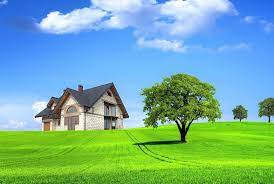
#> input picture nature.jpeg, 274 x 184 px, found by its file name
$ jupyter execute Quiz_1.ipynb
#> lines starting #> are read from the running program, lines starting #| are printed output that depends on the picture
<a href="https://colab.research.google.com/github/minhhieu9800/mse_divp/blob/main/Quiz_1.ipynb" target="_parent"></a>

Họ tên: Nguyễn Minh Hiếu </br>
Mã học viên: 22MSE23062 </br>
Email: hieu22mse23062@fsb.edu.vn

# 1. Read a color image from the Internet (i.e., nature.jpg). Display its red, green and blue component separately

[cell 1]
import cv2
import urllib.request
import numpy as np
import matplotlib.pyplot as plt
from google.colab.patches import cv2_imshow

url = 'https://minhhieu9800.github.io/mse_divp/nature.jpeg'

# read color image
with urllib.request.urlopen(url) as url_response:
    img_array = np.asarray(bytearray(url_response.read()), dtype=np.uint8)
    img = cv2.imdecode(img_array, cv2.IMREAD_COLOR)
#> img is the input picture: shape (184, 274, 3); mean B, G, R 158.3, 175.6, 117.4

# split into color channels
b, g, r = cv2.split(img)

# display each channel separately
plt.figure(figsize=(12, 12))

plt.subplot(1, 4, 1)
plt.imshow(cv2.cvtColor(img, cv2.COLOR_BGR2RGB))
plt.title('Original Image')

plt.subplot(1, 4, 2)
plt.imshow(cv2.cvtColor(r, cv2.COLOR_BGR2RGB))
plt.title('Red component')

plt.subplot(1, 4, 3)
plt.imshow(cv2.cvtColor(g, cv2.COLOR_BGR2RGB))
plt.title('Green component')

plt.subplot(1, 4, 4)
plt.imshow(cv2.cvtColor(b, cv2.COLOR_BGR2RGB))
plt.title('Blue component')

plt.show()
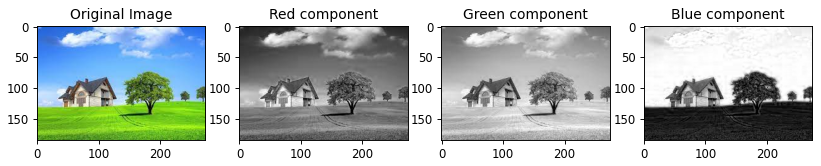
#> figure drawn by matplotlib, 4 panels

# 2. Swap the red and the blue component of the input image to create a new image (BGR), and save the new image into a new file

[cell 2]
import cv2
import urllib.request
import numpy as np
import matplotlib.pyplot as plt
from google.colab.patches import cv2_imshow

# read input image
url = 'https://minhhieu9800.github.io/mse_divp/nature.jpeg'

# read color image
with urllib.request.urlopen(url) as url_response:
    img_array = np.asarray(bytearray(url_response.read()), dtype=np.uint8)
    img = cv2.imdecode(img_array, cv2.IMREAD_COLOR)

# swap red and blue channels
bgr_img = cv2.cvtColor(img, cv2.COLOR_RGB2BGR)

# display image and histograms
plt.figure(figsize=(10, 10))

plt.subplot(2, 2, 1)
plt.imshow(cv2.cvtColor(img, cv2.COLOR_BGR2RGB))
plt.title('RGB Image')

plt.subplot(2, 2, 2)
plt.imshow(cv2.cvtColor(bgr_img, cv2.COLOR_BGR2RGB))
plt.title('BGR Image')


plt.show()
#> figure, not shown here; B, G, R data is drawn as R, G, B


# save new image
cv2.imwrite('output_image_ex2.jpg', bgr_img)
#> Out = True

# 3. Try to make the image brighter or darker using add a constant or gamma correction. Values are optional.

[cell 3]
import cv2
import urllib.request
import numpy as np
import matplotlib.pyplot as plt
from google.colab.patches import cv2_imshow

# read input image
url = 'https://minhhieu9800.github.io/mse_divp/nature.jpeg'

# read color image
with urllib.request.urlopen(url) as url_response:
    img_array = np.asarray(bytearray(url_response.read()), dtype=np.uint8)
    img = cv2.imdecode(img_array, cv2.IMREAD_COLOR)

brightness = 69 # change this value to make the image brighter or darker
brighter_img = np.clip(img.astype(np.int16) + brightness, 0, 255).astype(np.uint8)

# display image and histograms
plt.figure(figsize=(10, 10))

plt.subplot(2, 2, 1)
plt.imshow(cv2.cvtColor(img, cv2.COLOR_BGR2RGB))
plt.title('Original Image')

plt.subplot(2, 2, 2)
plt.imshow(cv2.cvtColor(brighter_img, cv2.COLOR_BGR2RGB))
plt.title('Brighter Image')


plt.show()
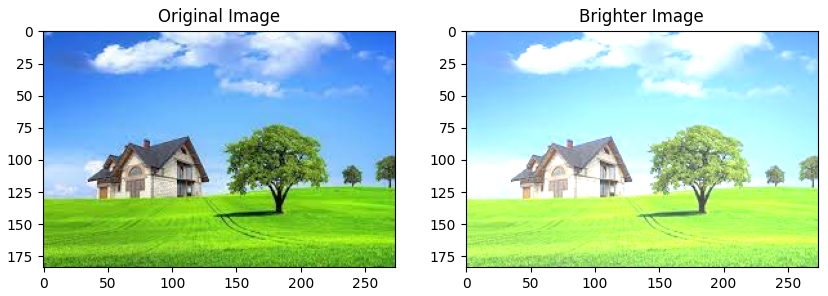
#> figure drawn by matplotlib, 2 panels

# save new image
cv2.imwrite('output_image_ex3.jpg', brighter_img)
#> Out = True

# 4. Display the image and its histogram in color and grayscale.

[cell 4]
import cv2
import urllib.request
import numpy as np
import matplotlib.pyplot as plt
from google.colab.patches import cv2_imshow

# read input image
url = 'https://minhhieu9800.github.io/mse_divp/nature.jpeg'

# read color image
with urllib.request.urlopen(url) as url_response:
    img_array = np.asarray(bytearray(url_response.read()), dtype=np.uint8)
    img = cv2.imdecode(img_array, cv2.IMREAD_COLOR)

# convert image to grayscale
gray_img = cv2.cvtColor(img, cv2.COLOR_BGR2GRAY)
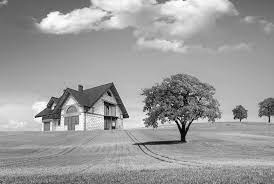
#> gray_img: shape (184, 274); min 1, max 254, mean 156.2

# calculate histograms for color and grayscale images
color_hist = cv2.calcHist([img], [0, 1, 2], None, [256, 256, 256], [0, 256, 0, 256, 0, 256])
gray_hist = cv2.calcHist([gray_img], [0], None, [256], [0, 256])
#> gray_hist = 256 values, max 970 at index 173, min 0 at index 0, mean 196.9

# display image and histograms
plt.figure(figsize=(10, 10))

plt.subplot(2, 2, 1)
plt.imshow(cv2.cvtColor(img, cv2.COLOR_BGR2RGB))
plt.title('Color Image')

plt.subplot(2, 2, 2)
plt.plot(color_hist.reshape(-1,))
plt.title('Color Histogram')

plt.subplot(2, 2, 3)
plt.imshow(gray_img, cmap='gray')
plt.title('Grayscale Image')

plt.subplot(2, 2, 4)
plt.plot(gray_hist.reshape(-1,))
plt.title('Grayscale Histogram')

plt.show()
#> figure, not shown here; panel 2: curve peaks at x = 16693101, y = 82; panel 4: curve peaks at x = 173, y = 970

# 5. With grayscale image, do three different actions:
- flip left to right
- rotate clockwise 180 degrees
- crop ½ central of the image

[cell 5]
import cv2
import urllib.request
import numpy as np
import matplotlib.pyplot as plt
from google.colab.patches import cv2_imshow

# read input image
url = 'https://minhhieu9800.github.io/mse_divp/nature.jpeg'

# read color image
with urllib.request.urlopen(url) as url_response:
    img_array = np.asarray(bytearray(url_response.read()), dtype=np.uint8)
    img = cv2.imdecode(img_array, cv2.IMREAD_GRAYSCALE)
#> img: shape (184, 274)

# flip image left to right
flipped_img = cv2.flip(img, 1)

# rotate image clockwise 180 degrees
rotated_img = cv2.rotate(img, cv2.ROTATE_180)
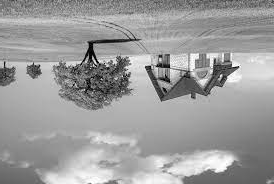
#> rotated_img: shape (184, 274); min 0, max 255, mean 156.2

print(img.shape)
#| (184, 274)

# crop image 1/2 central region
height, width = img.shape
#> height = 184; width = 274
crop_img = img[int(height/4):int(3*height/4), int(width/4):int(3*width/4)]
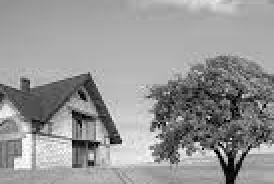
#> crop_img: shape (92, 137) (shown 2 times larger); min 0, max 255, mean 150

# display original and modified images
plt.figure(figsize=(10, 10))

plt.subplot(2, 2, 1)
plt.imshow(img, cmap='gray')
plt.title('Original Image')

plt.subplot(2, 2, 2)
plt.imshow(flipped_img, cmap='gray')
plt.title('Flipped Image')

plt.subplot(2, 2, 3)
plt.imshow(rotated_img, cmap='gray')
plt.title('Rotated Image')

plt.subplot(2, 2, 4)
plt.imshow(crop_img, cmap='gray')
plt.title('Cropped Image')

plt.show()


# save new images
cv2.imwrite('flipped_image_ex5.jpg', flipped_img)
cv2.imwrite('rotated_image_ex5.jpg', rotated_img)
cv2.imwrite('crop_image_ex5.jpg', crop_img)
#> Out = True

# 6. Quantize the grayscale using 2 bits, 4 bits, 6 bits and 8 bits. Visualize the effect of the operations.

[cell 6]
import cv2
import urllib.request
import numpy as np
import matplotlib.pyplot as plt
from google.colab.patches import cv2_imshow

# read input image
url = 'https://minhhieu9800.github.io/mse_divp/nature.jpeg'

# read grayscale image
with urllib.request.urlopen(url) as url_response:
    img_array = np.asarray(bytearray(url_response.read()), dtype=np.uint8)
    img_gray = cv2.imdecode(img_array, cv2.IMREAD_GRAYSCALE)


# Define the number of bits for quantization
num_bits = [2, 4, 6, 8]

# Define the figure size and subplot layout
fig = plt.figure(figsize=(12, 4))
rows = 1
cols = len(num_bits) + 1

# Plot the original grayscale image in the first subplot
plt.subplot(rows, cols, 1)
plt.imshow(img_gray, cmap='gray')
plt.title('Original')

# Loop over the number of bits and apply quantization
for i, n in enumerate(num_bits):
    # Calculate the maximum pixel value for this bit depth
    max_val = 2**n - 1

    # Quantize the image to the given bit depth
    img_quantized = np.floor_divide(img_gray, 256//max_val) * (256//max_val)

    # Convert the quantized image back to uint8
    img_quantized = img_quantized.astype(np.uint8)

    # Plot the quantized image in the corresponding subplot
    plt.subplot(rows, cols, i+2)
    plt.imshow(img_quantized, cmap='gray')
    plt.title(str(n) + ' bits')
#> this loop made 4 passes
#> pass 1, `img_quantized = np.floor_divide(img_gray, 256//max_val) * (256//max_val)`:
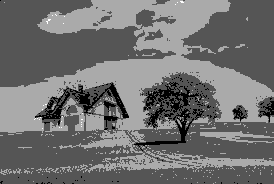
#> img_quantized: shape (184, 274); min 0, max 255, mean 112.3

# Show the figure
plt.tight_layout()
plt.show()

# 7. Perform histogram equalization (global and local) for grayscale and color images. Display the original and equalized ones.

## Grayscale image

[cell 7]
import cv2
import numpy as np
import urllib.request
import matplotlib.pyplot as plt
from google.colab.patches import cv2_imshow

# read input image
url = 'https://minhhieu9800.github.io/mse_divp/nature.jpeg'

# read grayscale image
with urllib.request.urlopen(url) as url_response:
    img_array = np.asarray(bytearray(url_response.read()), dtype=np.uint8)
#> img_array = 7930 values, max 255 at index 0, min 0 at index 4, mean 120.9
    img_gray = cv2.imdecode(img_array, cv2.IMREAD_GRAYSCALE)

# Global histogram equalization
img_eq_global = cv2.equalizeHist(img_gray)

# Local histogram equalization
clahe = cv2.createCLAHE(clipLimit=2.0, tileGridSize=(8,8))
img_eq_local = clahe.apply(img_gray)

# Display original and equalized images
plt.figure(figsize=(12, 12))

plt.subplot(1, 3, 1)
plt.imshow(img_gray, cmap='gray')
plt.title('Gray Image')

plt.subplot(1, 3, 2)
plt.imshow(img_eq_global, cmap='gray')
plt.title('Global histogram equalization')

plt.subplot(1, 3, 3)
plt.imshow(img_eq_local, cmap='gray')
plt.title('Local histogram equalization')

plt.show()

## Color image

[cell 8]
import cv2
import numpy as np
import urllib.request
import matplotlib.pyplot as plt
from google.colab.patches import cv2_imshow

# read input image
url = 'https://minhhieu9800.github.io/mse_divp/nature.jpeg'

# read color image
with urllib.request.urlopen(url) as url_response:
    img_array = np.asarray(bytearray(url_response.read()), dtype=np.uint8)
    img_color = cv2.imdecode(img_array, cv2.IMREAD_COLOR)

## Global
# Convert to HSV color space
img_hsv = cv2.cvtColor(img_color, cv2.COLOR_BGR2HSV)
#> img_hsv: shape (184, 274, 3); mean H, S, V 79.2, 152.4, 214.2

# Equalize value channel
img_hsv[:,:,2] = cv2.equalizeHist(img_hsv[:,:,2])
#> img_hsv: shape (184, 274, 3); mean H, S, V 79.2, 152.4, 131.3

# Convert back to RGB color space
img_eq_global = cv2.cvtColor(img_hsv, cv2.COLOR_HSV2BGR)
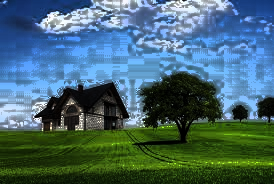
#> img_eq_global: shape (184, 274, 3); mean B, G, R 110.8, 102.8, 68.9


## Local
# Convert to LAB color space
img_lab = cv2.cvtColor(img_color, cv2.COLOR_BGR2LAB)
#> img_lab: shape (184, 274, 3); mean of channels 0, 1, 2 174.3, 112.8, 128.6

# Split LAB channels
l_channel, a_channel, b_channel = cv2.split(img_lab)
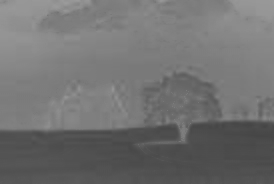
#> a_channel: shape (184, 274); min 69, max 155, mean 112.8
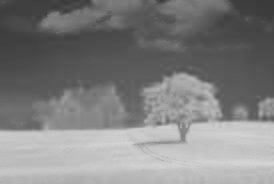
#> b_channel: shape (184, 274); min 58, max 213, mean 128.6

# Create CLAHE object with specified parameters
clahe = cv2.createCLAHE(clipLimit=2.0, tileGridSize=(8, 8))

# Apply CLAHE to L channel
l_channel_equalized = clahe.apply(l_channel)

# Merge LAB channels back into color image
img_lab_equalized = cv2.merge((l_channel_equalized, a_channel, b_channel))
#> img_lab_equalized: shape (184, 274, 3); mean of channels 0, 1, 2 162.8, 112.8, 128.6

# Convert back to BGR color space
img_eq_local = cv2.cvtColor(img_lab_equalized, cv2.COLOR_LAB2BGR)
#> img_eq_local: shape (184, 274, 3)


### Display original and equalized images
plt.figure(figsize=(12, 12))

plt.subplot(1, 3, 1)
plt.imshow(cv2.cvtColor(img_color, cv2.COLOR_BGR2RGB))
plt.title('original Image')

plt.subplot(1, 3, 2)
plt.imshow(cv2.cvtColor(img_eq_global, cv2.COLOR_BGR2RGB))
plt.title('Global histogram equalization')

plt.subplot(1, 3, 3)
plt.imshow(cv2.cvtColor(img_eq_local, cv2.COLOR_BGR2RGB))
plt.title('Local histogram equalization')

plt.show()
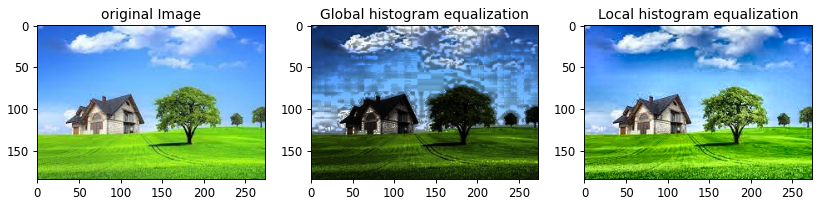
#> figure drawn by matplotlib, 3 panels
